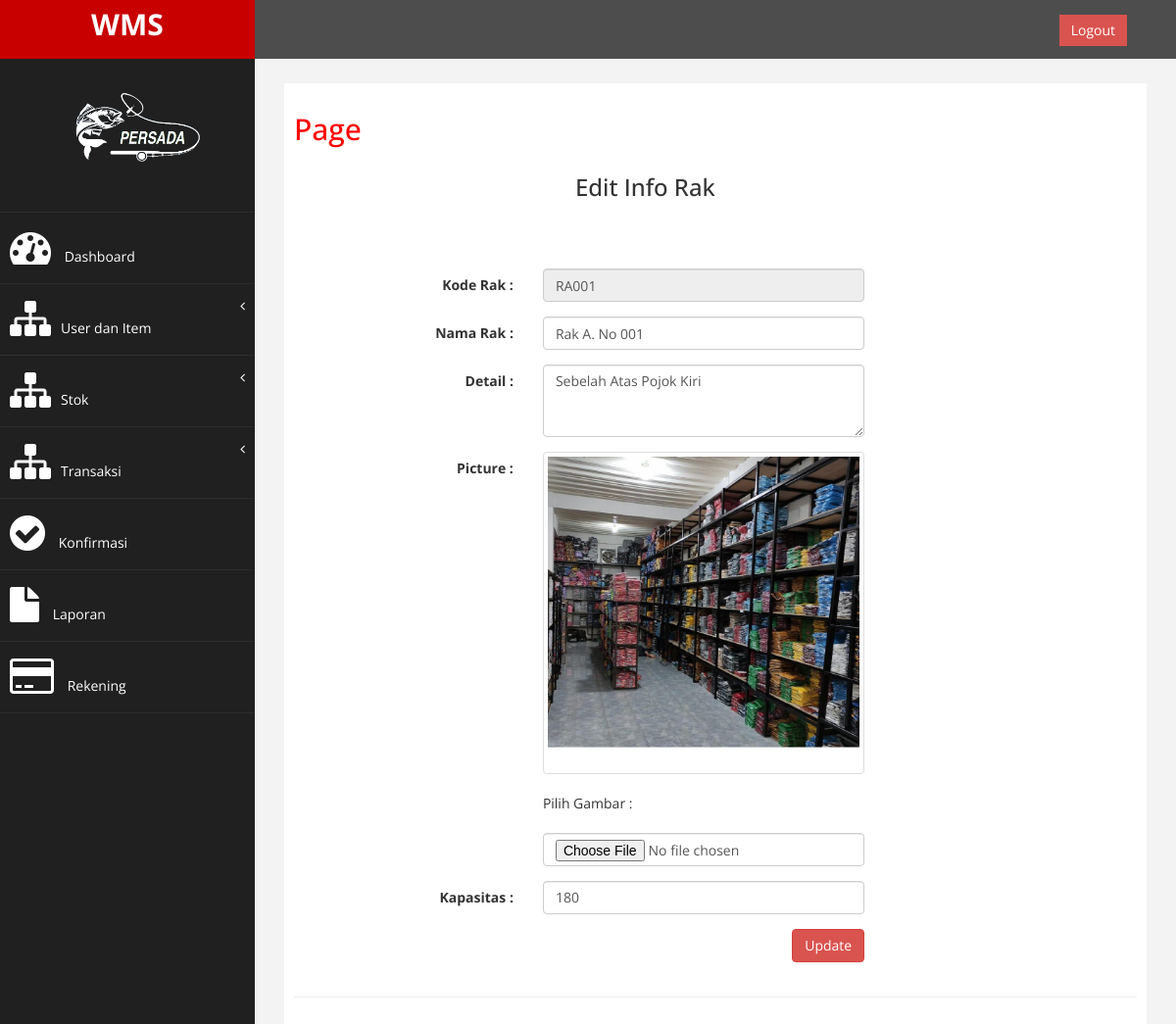
Page /admin/admin.php?halaman=edit_lokasi&&id_loc=RA001 (signed in) on the committed database.
### tables this page shows
CREATE TABLE `master_location` (
  `id_loc` varchar(10) NOT NULL,
  `name_loc` varchar(20) NOT NULL,
  `description` text NOT NULL,
  `pic` varchar(255) NOT NULL,
  `capacity` bigint(20) NOT NULL,
  `username` varchar(50) NOT NULL,
  `timestamp` datetime NOT NULL,
  PRIMARY KEY (`id_loc`),
  KEY `fk_master_location_username` (`username`),
  CONSTRAINT `fk_master_location_username` FOREIGN KEY (`username`) REFERENCES `master_user` (`username`) ON DELETE CASCADE ON UPDATE CASCADE
);

### admin/modul/mod_lokasi/edit_lokasi.php (the view, shortened to what this page needs)
<?php
include '../../../config/koneksi.php';
$idLoc = $_GET['id_loc'];
$edit    = "SELECT * FROM master_location WHERE id_loc = '$idLoc'";
$hasil   = mysqli_query($conn, $edit) or die(mysqli_error($conn));
$data    = mysqli_fetch_array($hasil);
?>
<div class="col-md-10">
    <h3>
        <div align="center">Edit Info Rak</div>
    </h3>
    <br><br><br>
    <form enctype="multipart/form-data" class="form-horizontal" action="..\admin\modul\mod_lokasi\update_lokasi.php" method="POST">
        <div class="form-group">
            <label class="control-label col-sm-4" for="title">Kode Rak :</label>
            <div class="col-sm-6">
                <input type="text" class="form-control" name="id_loc" value="<?= $idLoc ?>" readonly required>
            </div>
        </div>
        <div class="form-group">
            <label class="control-label col-sm-4" for="title">Nama Rak :</label>
            <div class="col-sm-6">
                <input type="text" class="form-control" name="name_loc" value="<?= $data['name_loc']; ?>">
            </div>
        </div>
        <div class="form-group">
            <label class="control-label col-sm-4" for="detail">Detail :</label>
            <div class="col-sm-6">
                <textarea rows='3' type="text" class="form-control" name="detail" value=""><?php echo $data['description']; ?></textarea>
            </div>
        </div>
        <div class="form-group">
            <label class="control-label col-sm-4" for="pic">Picture :</label>
            <div class="col-sm-6">
                <img src="../uploads/<?php echo $data['pic']; ?>" class="img-thumbnail" alt="Cinque Terre"><br><br>
                <p3>Pilih Gambar :</p3><br><br>
                <input type="file" class="form-control" name="pic" id="pic">
            </div>
        </div>
        <div class="form-group">
            <label class="control-label col-sm-4" for="kapasitas">Kapasitas :</label>
            <div class="col-sm-6">
                <input type="number" class="form-control" name="kapasitas" value="<?php echo $data['capacity']; ?>">
            </div>
        </div>
        <div class="form-group">
            <label class="control-label col-sm-4"></label>
            <div class="col-sm-6" align="right">
                <button class="btn btn-danger" name="submit">Update</button>
            </div>
        </div>
    </form>
</div>

### admin/assets/css/custom.css (style rules this page uses)
body { font-family: "Open Sans", sans-serif; }

### rows in the picture
master_location: name_loc "Rak A. No 001", detail "Sebelah Atas Pojok Kiri", pic (picture), kapasitas "180"
